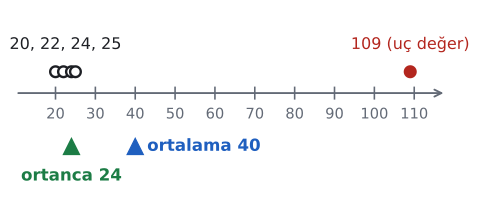

Python code for this plot:
import sys; sys.path.insert(0, "tools")
from cizim import *

# Ders örneği: 5 maaş (bin TL) 20, 22, 24, 25, 109. Ortanca 24, ortalama 40.
veri = [20, 22, 24, 25, 109]
fig, ax = sekil(6, 2.6)
ax.set_xlim(8, 120); ax.set_ylim(-1.5, 1.2); ax.axis("off")
ax.annotate("", xy=(118, 0), xytext=(10, 0), arrowprops=dict(arrowstyle="->", color=SOLUK, lw=1.4))
for t in range(20, 111, 10):
    ax.plot([t, t], [-0.08, 0.08], color=SOLUK, lw=1.2)
    ax.text(t, -0.2, str(t), ha="center", va="top", fontsize=11, color=SOLUK)
for v in veri:
    ax.plot(v, 0.3, "o", color=YAZI if v != 109 else KIRMIZI, markerfacecolor="white" if v != 109 else KIRMIZI,
            mew=1.8, markersize=8, zorder=5)
ax.text(22.5, 0.62, "20, 22, 24, 25", ha="center", fontsize=12, color=YAZI)
ax.text(109, 0.62, "109 (uç değer)", ha="center", fontsize=12, color=KIRMIZI)
ax.plot(24, -0.75, "^", color=YESIL, markersize=12, zorder=5)
ax.text(24, -1.05, "ortanca 24", ha="center", va="top", fontsize=12.5, color=YESIL, fontweight="bold")
ax.plot(40, -0.75, "^", color=MAVI, markersize=12, zorder=5)
ax.text(43, -0.75, "ortalama 40", va="center", fontsize=12.5, color=MAVI, fontweight="bold")
kaydet(fig, __file__)
